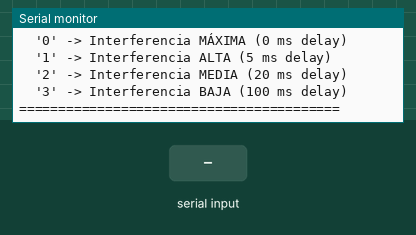
This sketch was run on a simulated ESP32. Parts: the last lines printed to the serial monitor. The inputs (shaded band) are chosen by the test bench.

Above: at 1.2 s.
1.3 s: "0" received over Serial
At 1.8 s:
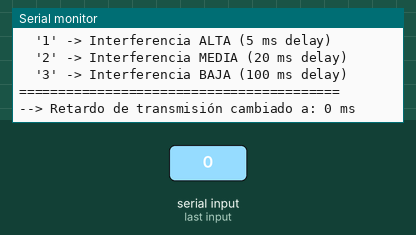
2.8 s: "1" received over Serial
At 4.2 s:
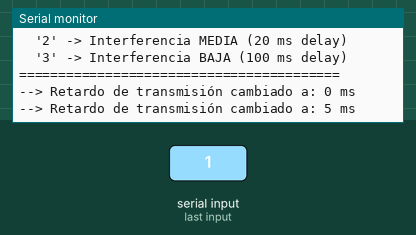

Measured:
- after the input at 1.3 s, the serial monitor: prints a new line at once (image 1)
- after the input at 2.8 s, the serial monitor: prints a new line at once (image 2)

The sketch:

NodoCRuido.ino
```cpp
#include <WiFi.h>
#include <esp_now.h>
#include <esp_wifi.h>

// Definición de estructura para el tráfico sintético/ruido
typedef struct struct_competitor {
  uint32_t seq;
  uint8_t payload[100]; // Tamaño de paquete (100 bytes) para saturar el tiempo de aire (airtime)
} struct_competitor;

struct_competitor compData;
esp_now_peer_info_t peerInfo;

// Interferencia MÁXIMA: 0 ms de retraso (Saturación continua del 100%)
uint32_t packetDelayMs = 0;
uint32_t sentPackets = 0;

// Callback de envío adaptado al Core 3.x de ESP32 (Arduino)
void OnDataSent(const wifi_tx_info_t *tx_info, esp_now_send_status_t status) {
  // Callback vacío intencionalmente para no demorar la CPU y enviar a la máxima velocidad posible
}

void setup() {
  Serial.begin(115200);
  WiFi.mode(WIFI_STA);

  // Forzar exactamente el mismo canal que el enlace A -> B (Canal 1)
  esp_wifi_set_promiscuous(true);
  esp_wifi_set_channel(1, WIFI_SECOND_CHAN_NONE);
  esp_wifi_set_promiscuous(false);

  // Inicializar ESP-NOW
  if (esp_now_init() != ESP_OK) {
    Serial.println("Error inicializando ESP-NOW en Nodo C");
    return;
  }

  // Registrar callback de envío
  esp_now_register_send_cb(OnDataSent);

  // Registrar Peer Broadcast (FF:FF:FF:FF:FF:FF)
  memset(&peerInfo, 0, sizeof(peerInfo));
  memset(peerInfo.peer_addr, 0xFF, 6);
  peerInfo.channel = 1;
  peerInfo.encrypt = false;

  if (esp_now_add_peer(&peerInfo) != ESP_OK) {
    Serial.println("Error al agregar peer Broadcast en Nodo C");
    return;
  }

  // Llenar el payload con datos sintéticos
  memset(compData.payload, 0xAA, sizeof(compData.payload));

  Serial.println("=========================================");
  Serial.println("   NODO C: INTERFERENCIA MÁXIMA ACTIVA   ");
  Serial.println("  Modo: Broadcast ESP-NOW | Delay: 0 ms  ");
  Serial.println("=========================================");
  Serial.println("Comandos de control por Monitor Serie:");
  Serial.println("  '0' -> Interferencia MÁXIMA (0 ms delay)");
  Serial.println("  '1' -> Interferencia ALTA (5 ms delay)");
  Serial.println("  '2' -> Interferencia MEDIA (20 ms delay)");
  Serial.println("  '3' -> Interferencia BAJA (100 ms delay)");
  Serial.println("=========================================");
}

void loop() {
  // Permite ajustar el nivel de interferencia en tiempo real si fuera necesario
  if (Serial.available() > 0) {
    char option = Serial.read();
    if (option == '0') packetDelayMs = 0;
    else if (option == '1') packetDelayMs = 5;
    else if (option == '2') packetDelayMs = 20;
    else if (option == '3') packetDelayMs = 100;

    Serial.printf("--> Retardo de transmisión cambiado a: %u ms\n", packetDelayMs);
  }

  // Transmisión ininterrumpida del paquete
  compData.seq++;
  esp_now_send(peerInfo.peer_addr, (uint8_t *) &compData, sizeof(compData));
  sentPackets++;

  // Notificación en consola cada 5000 paquetes enviados para no saturar el puerto USB
  if (sentPackets % 5000 == 0) {
    Serial.printf("[NODO C] Generando ráfaga... Total paquetes inyectados: %u\n", sentPackets);
  }

  // Si packetDelayMs == 0, se salta el delay y ejecuta el loop a la máxima tasa que permita el bus RF
  if (packetDelayMs > 0) {
    delay(packetDelayMs);
  }
}
```
